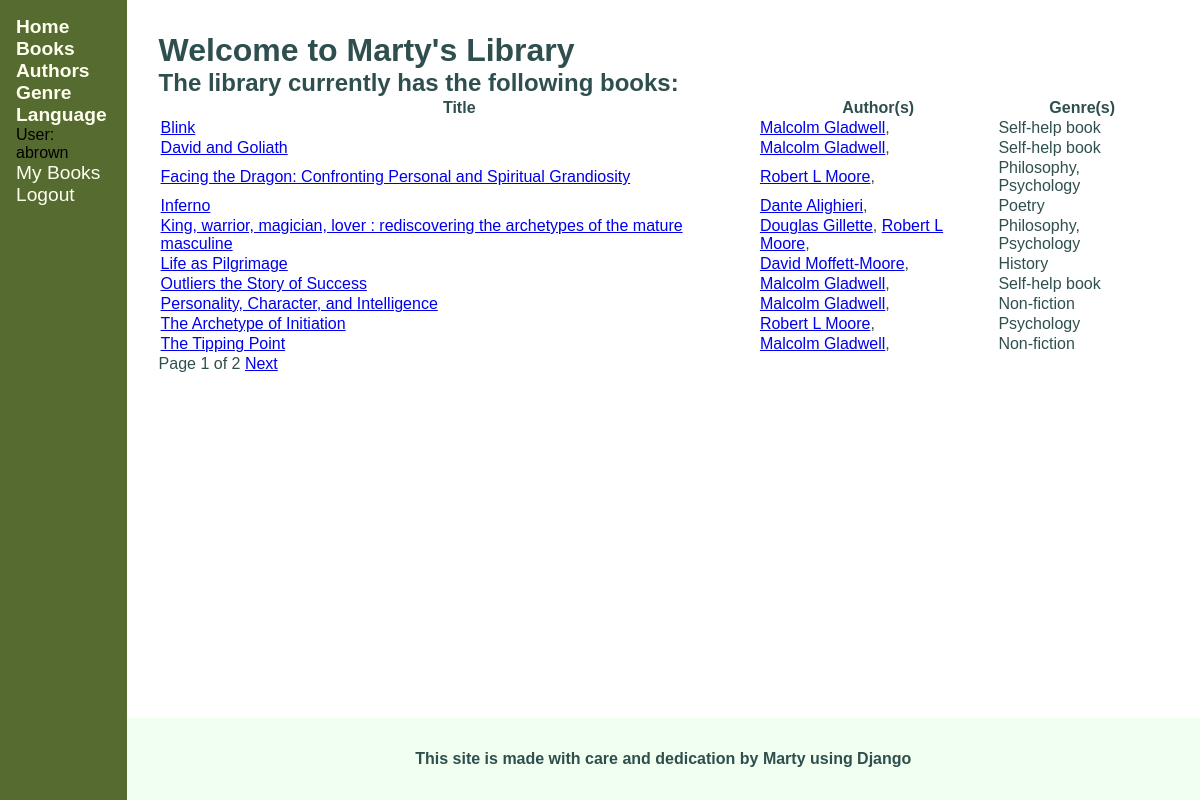
Page /catalog/books/ (signed in) on the committed database.
### catalog/models.py (models this page shows, shortened)
class Book(models.Model):
    title = models.CharField(max_length=200, help_text='The title of the book')
    pub_date = models.DateField(help_text='The publication date', blank=True, null=True)
    authors = models.ManyToManyField('Author', related_name='books', help_text='The name(s) of the author(s)')
    summary = models.CharField(max_length=2000, help_text='A summary of the book\'s content')
    isbn = models.IntegerField('ISBN', help_text='The ISBN number of the book', unique=True, primary_key=True, editable=False)
    genre = models.ManyToManyField('Genre', related_name='books', help_text='The genre(s) for this book')
    language = models.ForeignKey('Language', null=True, on_delete=models.SET_NULL)
    @property
    def display_genres(self):
        genres = [genre.name for genre in self.genre.all()]
        return ', '.join(genres) if len(genres) > 1 else genres[0]
    def get_absolute_url(self):
        return reverse('catalog:book-detail-view', kwargs={'pk': self.isbn})
    class Meta:
        ordering = ['title']

class Author(models.Model):
    prefix = models.CharField(max_length=4, blank=True, null=True)
    first_name = models.CharField(max_length=20)
    middle_names = models.CharField(max_length=30, blank=True, null=True)
    last_name = models.CharField(max_length=30)
    suffix = models.CharField(max_length=5, blank=True, null=True)
    name = models.CharField('search match string', max_length=69)
    birth_date = models.DateField('Born', blank=True, null=True)
    death_date = models.DateField('Died', blank=True, null=True)
    @property
    @admin.display(description='full name', ordering='last_name')
    def full_name(self):
        cn_pattern = re.compile(r'[\u4e00-\u9fff]+')
        if cn_pattern.search(self.last_name):
            return ' '.join([self.last_name, self.first_name])
        else:
            if self.middle_names:
                return ' '.join([self.first_name, self.middle_names, self.last_name])
            else:
                return ' '.join([self.first_name, self.last_name])
    class Meta:
        ordering = ['last_name', 'first_name', 'birth_date']
    def get_absolute_url(self):
        return reverse("catalog:author-detail-view", kwargs={"pk": self.id})

class Genre(models.Model):
    name = models.CharField(max_length=200, help_text='Enter a book genre')

### catalog/views.py (the view)
# urls.py: path('books/', views.BookListView.as_view(), name='books'),
class BookListView(LoginRequiredMixin, generic.ListView):
    model = Book
    template_name = 'catalog/books.html'
    context_object_name = 'list_of_all_books'
    paginate_by = 10

### catalog/templates/catalog/books.html
{% extends 'catalog/base_generic.html' %}
{% block content %}
    <h1>Welcome to Marty's Library</h1>
    <h2>The library currently has the following books:</h2>
    {% if list_of_all_books %}
    <table id="book-list" class="list-table">
        <tr class="table-header">
            <th class="table-col-header">Title</th>
            <th class="table-col-header">Author(s)</th>
            <th class="table-col-header">Genre(s)</th>
        </tr>
        {% for book in list_of_all_books %}
        <tr class="table-data">
            <td><a href="{{ book.get_absolute_url }}">{{ book.title }}</a></td>
            <td>
                {% for author in book.authors.all %}
                <a href="{{ author.get_absolute_url }}">{{ author.full_name }}</a>,
                {% endfor %}
            </td>
            <td>{{ book.display_genres }}</td>
        </tr>
        {% endfor %}
    </table>
    {% else %}
    <p>No books where found.</p>
    {% endif %}
{% endblock content %}

### catalog/templates/catalog/base_generic.html (shortened to what this page needs)
<!DOCTYPE html>
<html lang="en">
<head>
    {% load static %}
    <link rel="stylesheet" href="{% static 'catalog/css/main.css' %}">
</head>
<body>
    {% include 'catalog/side_navbar.html' %}
    <div class="container">
        <main class="container">
            {% block content %}{% endblock content %}
            {% block pagination %}
                {% if is_paginated %}
                    <div class="pagination">
                        <span class="page-links">
                            <span class="page-current">
                                Page {{ page_obj.number }} of {{ page_obj.paginator.num_pages }}
                            </span>
                            {% if page_obj.has_next %}
                            <a href="{{ request.path }}?page={{ page_obj.next_page_number }}">Next</a>
                            {% endif %}
                        </span>
                    </div>
                {% endif %}
            {% endblock pagination %}
        </main>
        {% include 'catalog/footer.html' %}
    </div>
</body>
</html>

### catalog/templates/catalog/side_navbar.html (shortened to what this page needs)
<ul class="navbar">
    <li class="navlink"><a href="{% url 'catalog:index' %}"><strong>Home</strong></a></li>
    <li class="navlink"><a href="{% url 'catalog:books' %}"><strong>Books</strong></a></li>
    <li class="navlink"><a href="{% url 'catalog:authors' %}"><strong>Authors</strong></a></li>
    <li class="navlink"><a href="{% url 'catalog:genres' %}"><strong>Genre</strong></a></li>
    <li class="navlink"><a href="{% url 'catalog:languages' %}"><strong>Language</strong></a></li>
    {% if user.is_authenticated %}
    <li id="username" class="user-util">User: {{ user.get_username }}</li>
    <li id="user-books" class="user-util">
        <a href="{% url 'catalog:my-borrowed' %}">My Books</a>
    </li>
    <li class="user-util"><a href="{% url 'logout' %}?next={{ request.path }}">Logout</a></li>
    {% else %}
    <li class="user-util"><a href="{% url 'login' %}?next={{ request.path }}">Login</a></li>
    {% endif %}
</ul>

### catalog/templates/catalog/footer.html
<footer>
    <strong>
        This site is made with care and dedication by Marty using Django
    </strong>
</footer>

### catalog/static/catalog/css/main.css (style rules this page uses)
* { font-family: Helvetica, sans-serif; padding: 0; margin: 0; }
body { display: flex; flex-flow: row nowrap; }
ul.navbar { flex-grow: 1; list-style: none; background-color: darkolivegreen; padding: 1rem; }
ul.navbar a { text-decoration: none; color: ivory; font-size: larger; }
div.container { flex-grow: 9; display: flex; flex-flow: column nowrap; height: 100vh; width: 90vw; justify-content: space-between; align-items: stretch; color: darkslategray; }
main.container { padding: 2rem; }
footer { background-color: honeydew; padding: 2rem; text-align: center; }

### rows in the picture
Book: title "Blink", display_genres "Self-help book"
Author: full_name "Malcolm Gladwell"
Book: title "David and Goliath", display_genres "Self-help book"
Book: title "Facing the Dragon: Confronting Personal and Spiritual Grandiosity", display_genres "Philosophy, Psychology"
Author: full_name "Robert L Moore"
Book: title "Inferno", display_genres "Poetry"
Author: full_name "Dante Alighieri"
Book: title "King, warrior, magician, lover : rediscovering the archetypes of the mature masculine", display_genres "Philosophy, Psychology"
Author: full_name "Douglas Gillette"
Book: title "Life as Pilgrimage", display_genres "History"
Author: full_name "David Moffett-Moore"
Book: title "Outliers the Story of Success", display_genres "Self-help book"
Book: title "Personality, Character, and Intelligence", display_genres "Non-fiction"
Book: title "The Archetype of Initiation", display_genres "Psychology"
Book: title "The Tipping Point", display_genres "Non-fiction"

### other values in the picture
{{ user.get_username }} "abrown"
{{ page_obj.number }} "1"
{{ page_obj.paginator.num_pages }} "2"
